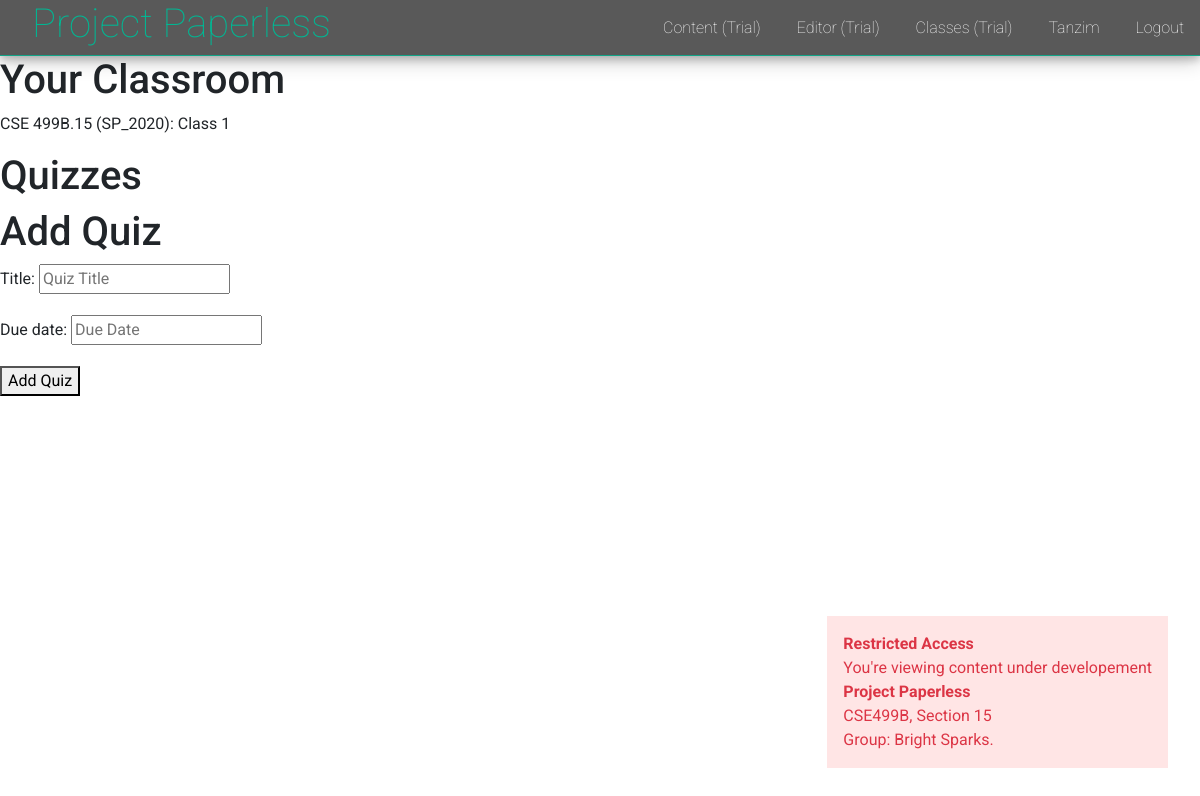
/classroom/uoCd/show/ (signed in), run on an earlier commit of the app's database.
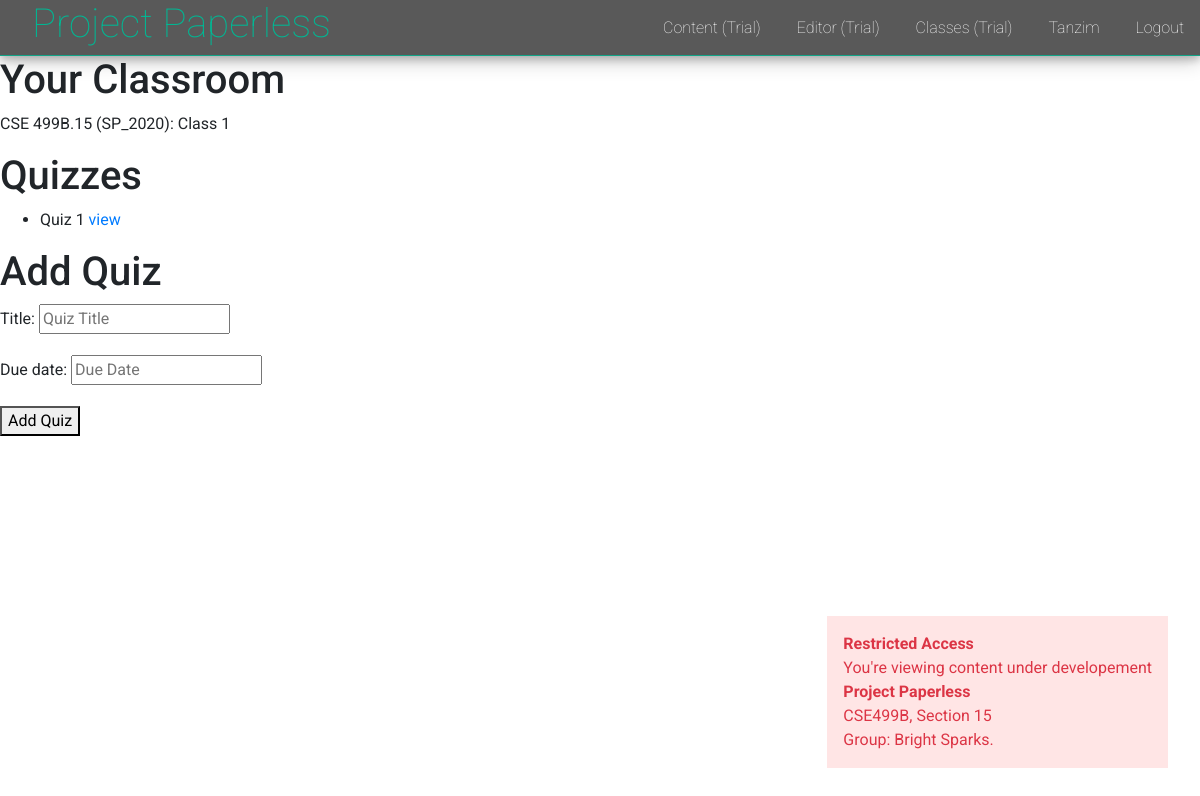
And on a later commit of the database.
### users/models.py (models this page shows)
class User(AbstractUser):
    username = models.CharField(
        error_messages={'unique': 'A user with that username already exists.'},
        help_text='Required. 10 characters or fewer.',
        max_length=10,
        unique=True,
        primary_key=True,
        validators=[UnicodeUsernameValidator(), MinLengthValidator(3)],
        verbose_name='username')
    is_educator = models.BooleanField(default=False)

### classrooms/models.py (models this page shows, shortened)
class Classroom(models.Model):
    id = models.CharField(max_length=128, primary_key=True)
    name = models.CharField(max_length=128)
    semester = models.CharField(max_length=12)
    course_code = models.CharField(max_length=30)
    section = models.IntegerField()
    students = models.ManyToManyField('users.User', related_name='classrooms')
    instructor = models.ForeignKey('users.User', related_name='classroom', on_delete=models.CASCADE)
    class Meta:
        constraints = [
            models.UniqueConstraint(fields=['course_code', 'section', 'semester'], name='unique_classroom')
        ]
    def get_string(self):
        return f'{self.course_code}.{self.section} ({self.semester}): {self.name}'

class Quiz(models.Model):
    title = models.CharField(max_length=128)
    classroom = models.ForeignKey(Classroom, on_delete=models.CASCADE, related_name='quiz')
    students = models.ManyToManyField('users.User', related_name='quizzes', through='Performance')
    due_date = models.DateField()
    class Meta:
        constraints = [
            models.UniqueConstraint(fields=['classroom', 'title'], name='unique_quiz')
        ]
    def __str__(self):
        return f'{self.title}'

### classrooms/views.py (the view)
# urls.py: path('<str:class_id>/show/', show, name='show'),
def show(request, class_id):
    try:
        classroom = request.user.classroom.get(id=class_id)
    except Classroom.DoesNotExist:
        raise Http404('Classroom Not found')
    quiz_form = QuizForm(request.POST or None)
    if quiz_form.is_valid():
        quiz = quiz_form.save(commit=False)
        quiz.classroom = classroom
        quiz.save()
        return redirect('classrooms:show', class_id=class_id)
    quizzes = classroom.quiz.all()
    print(quizzes)
    context = {
        'classroom': classroom,
        'quizzes': quizzes,
        'quiz_form': quiz_form
    }
    return render(request, 'classrooms/show.html', context)

### classrooms/forms.py
class QuizForm(forms.ModelForm):
    class Meta:
        model = Quiz
        fields = ['title', 'due_date']
    def __init__(self, *args, **kwargs):
        super().__init__(*args, **kwargs)
        self.fields['title'].widget.attrs.update({'placeholder': 'Quiz Title', 'class': 'input'})
        self.fields['due_date'].widget.attrs.update({'placeholder': 'Due Date', 'class': 'input'})

### templates/classrooms/show.html (shortened to what this page needs)
{% extends 'layout.html' %}
{% block body %}
  <div class="ceiling"></div>
  <h1>Your Classroom</h1>
  <p>{{ classroom.get_string }}</p>
  <h1>Quizzes</h1>
  {% for quiz in quizzes %}
    <ul>
      <li>
        {{ quiz }}
        <a href="{% url 'classrooms:show_quiz' classroom.id quiz.id %}">view</a>
      </li>
    </ul>
  {% endfor %}
  <h1>Add Quiz</h1>
  <form action="" method="POST">
    {{ quiz_form.as_p }}
    <button type="submit">Add Quiz</button>
  </form>
{% endblock %}

### templates/layout.html (shortened to what this page needs)
<!DOCTYPE html>
<html lang="en">
<head>
  <link rel="stylesheet" href="https://maxcdn.bootstrapcdn.com/bootstrap/4.3.1/css/bootstrap.min.css">
  {% load static %}
  <link rel="stylesheet" href="{% static 'style.css' %}">
</head>
<body>
  {% include 'includes/_navbar.html' %}
  <div class="text-danger" style="position: fixed; bottom: 2rem; right: 2rem; text-align: left;
        background-color: rgba(255, 0, 0, 0.1); padding: 1rem; z-index: 5;">
    <strong>Restricted Access</strong> <br>
    You're viewing content under developement <br>
    <strong>Project Paperless</strong> <br>
    CSE499B, Section 15 <br>
    Group: Bright Sparks.
  </div>
  {% block body %}
  {% endblock %}
</body>
</html>

### templates/includes/_navbar.html
<nav id="navigation_bar">
  <h1 id="logo"><a href="/">Project Paperless</a></a></h1>
  <div id="navigation_links">
    <ul>
      <li><a href="/content/">Content (Trial)</a></li>
      <li><a href="/content/editor/">Editor (Trial)</a></li>
      {% if request.user.is_authenticated %}
        <li><a href="/classroom/">Classes (Trial)</a></li>
        <li><a href="/dashboard/">{{ request.user.first_name }}</a></li>
        <li><a href="/logout/">Logout</a></li>
      {% else %}
        <li><a href="/student/login/">Login</a></li>
        <li><a href="/student/register/">Register</a></li>
      {% endif %}
    </ul>
  </div>
</nav>

### static/style.css (style rules this page uses)
body { margin: 0; padding: 0; font-family: 'Roboto', sans-serif; }
nav { position: fixed; top: 0; background-color: rgba(48, 48, 48, 0.8); border-bottom: 1px solid rgba(0, 184, 148,0.8); box-shadow: 0 4px 8px 0 rgba(0, 0, 0, 0.2), 0 6px 20px 0 rgba(0, 0, 0, 0.19); width: 100%; height: 3.5rem; z-index: 7; }
#logo { display: inline-block; height: 3.5rem; padding-left: 2rem; padding-right: 2rem; }
#logo a { color: #00b894; text-decoration: none; font-weight: 100; }
#navigation_links { display: inline-block; position: absolute; height: 3.5rem; right: 0; }
#navigation_links li { display: inline-block; vertical-align: middle; padding: 1rem; margin: 0; }
#navigation_links a { color: white; font-weight: 100; }
.ceiling { width: 100%; height: 3.5rem; }

What changed in the data, as far as the page shows it:
added Quiz: title "Quiz 1"
